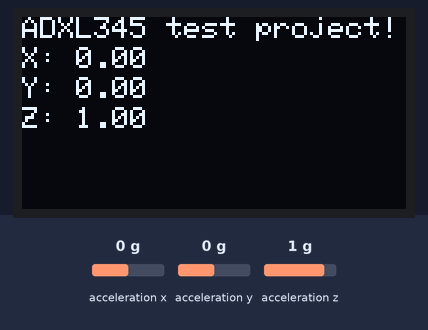
Bench run of a program on a simulated ESP32. On the bench: 128×64 one-colour display. Wiring (inferred from the names in the program): ADXL345 accelerometer at I2C address 0x53. The inputs (shaded band) are chosen by the test bench; at power-on: acceleration x 0 g, acceleration y 0 g, acceleration z 1 g. What the program prints to the serial monitor is not drawn.

Above: at 3.2 s.
3.3 s: acceleration x set to -1.4 g
At 4.6 s:
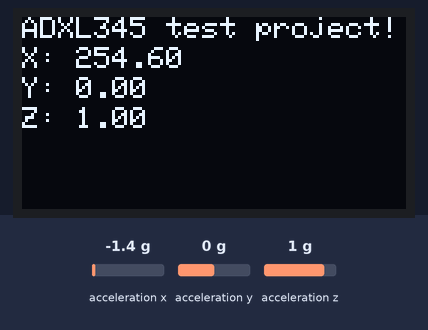
5.1 s: acceleration y set to -1.4 g
At 6.3 s:
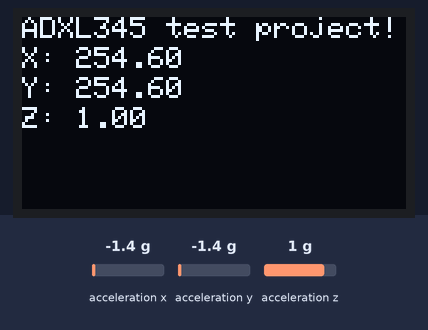
6.7 s: acceleration z set to -1.4 g
At 8.0 s:
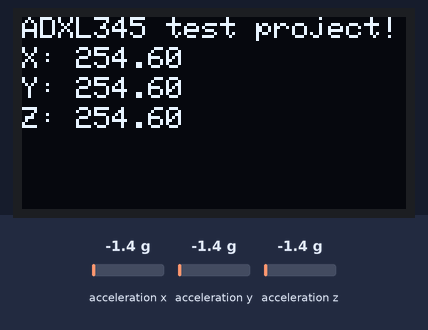
8.3 s: acceleration x set to -0.8 g
At 9.5 s:
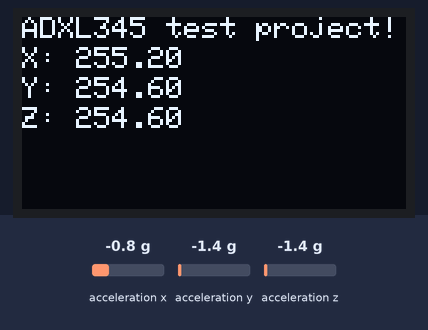
9.8 s: acceleration y set to -0.8 g
At 11.3 s:
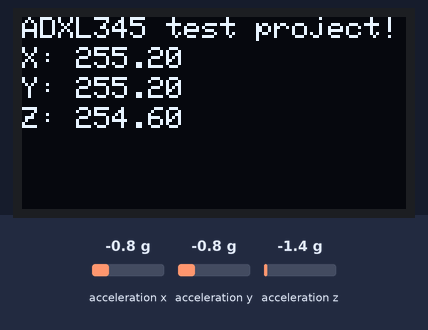
Timing chart, 0 to 12.4 s (numbered marks = the images above; inputs shaded):
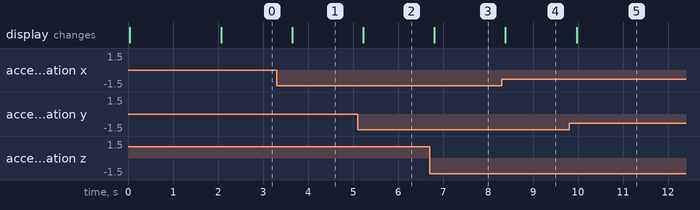

Measured:
- after the input at 3.3 s, the display: changes after 0.35 s (image 1)
- after the input at 5.1 s, the display: changes after 0.13 s (image 2)
- after the input at 6.7 s, the display: changes after 0.11 s (image 3)
- after the input at 8.3 s, the display: changes after 0.09 s (image 4)
- after the input at 9.8 s, the display: changes after 0.17 s (image 5)

The program:

main.cpp
```cpp
#include <Arduino.h>
#include <Wire.h>
#include <Adafruit_GFX.h>
#include <Adafruit_SSD1306.h>

#define SCREEN_WIDTH 128
#define SCREEN_HEIGHT 64

Adafruit_SSD1306 display(SCREEN_WIDTH, SCREEN_HEIGHT, &Wire, -1);

int ADXL345 = 0x53; // The ADXL345 sensor I2C address
float X_out, Y_out, Z_out;


void setup() {
  Serial.begin(9600);
  Wire.begin(); // Initiate the Wire library
  // Set ADXL345 in measuring mode
  Wire.beginTransmission(ADXL345); // Start communicating with the device
  Wire.write(0x2D); // Access/ talk to POWER_CTL Register - 0x2D
  // Enable measurement
  Wire.write(8); // (8dec -> 0000 1000 binary) Bit D3 High for measuring enable
  Wire.endTransmission();
  delay(10);

  if(!display.begin(SSD1306_SWITCHCAPVCC, 0x3C)) { // Address 0x3D for 128x64
    Serial.println(F("SSD1306 allocation failed"));
    for(;;);
  }
  delay(2000);
  display.clearDisplay();
}

void loop() {
  Wire.beginTransmission(ADXL345);
  Wire.write(0x32); // Start with register 0x32 (ACCEL_XOUT_H)
  Wire.endTransmission(false);
  Wire.requestFrom(ADXL345, 6, true); // Read 6 registers total, each axis value is stored in 2 registers
  X_out = ( Wire.read()| Wire.read() << 8); // X-axis value
  X_out = X_out/256;
  Y_out = ( Wire.read()| Wire.read() << 8); // Y-axis value
  Y_out = Y_out/256;
  Z_out = ( Wire.read()| Wire.read() << 8); // Z-axis value
  Z_out = Z_out/256;

  // Display accelerometer values
  Serial.print("Xa= ");
  Serial.print(X_out);
  Serial.print("   Ya= ");
  Serial.print(Y_out);
  Serial.print("   Za= ");
  Serial.println(Z_out);

  // Display accelerometer values on OLED
  display.clearDisplay();
  display.setTextSize(1);
  display.setTextColor(WHITE);

  display.setCursor(0,0);
  display.println("ADXL345 test project!");

  display.setCursor(0,10);
  display.print(F("X: "));
  display.print(X_out);
  display.setCursor(0,20);
  display.print(F("Y: "));
  display.print(Y_out);
  display.setCursor(0,30);
  display.print(F("Z: "));
  display.print(Z_out);

  // display.setCursor(0,40);
  // display.println("ADXL345 test project!");
  display.display();
  delay(500);  // Adjust the delay according to your preference
}
```
